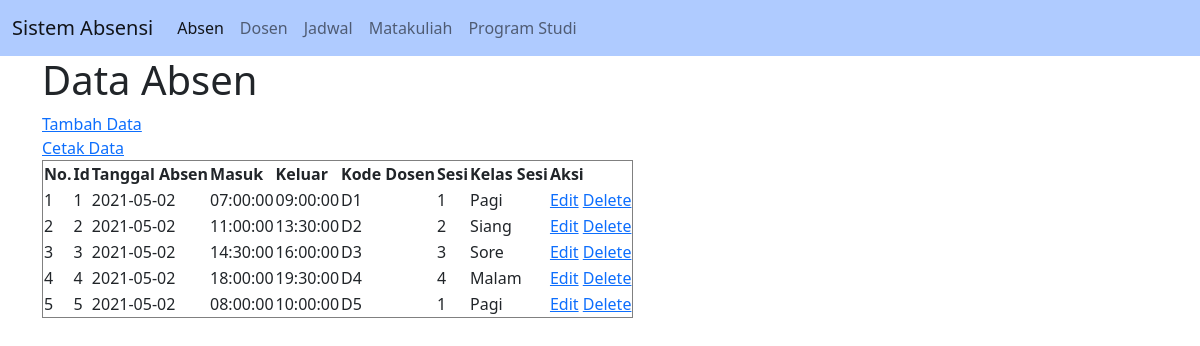
The page / on the database its author committed.
### tables this page shows
CREATE TABLE `tblabsen` (
  `idabsen` int(5) NOT NULL,
  `tglabsen` date NOT NULL,
  `masuk` time NOT NULL,
  `keluar` time NOT NULL,
  `kodedosen` varchar(5) NOT NULL,
  `sesi` char(1) NOT NULL,
  `kelassesi` varchar(8) NOT NULL
);

### connection.php (called while the page is built)
<?php
class Connection
{
	 public function get_connection()
	 {
		 $host = "localhost";
		 $database = "absensi_mahasiswa";
		 $username = "root";
		 $password = "";
		 $connect = new mysqli($host, $username, $password, $database);
		 return $connect;
	 }
}

### model.php (called while the page is built, shortened)
<?php
include 'connection.php';
class Model extends Connection
{
public function __construct()
 {
 $this->conn = $this->get_connection();
 }
public function tampil_data_absen()
{
	 $sql = "SELECT * FROM tblabsen";
	 $bind = $this->conn->query($sql);
	 while ($obj = $bind->fetch_object()) {
	 	$baris[] = $obj;
	 }
	 if(!empty($baris)){
	 	return $baris;
	 }
}
}

### index.php (the view, shortened to what this page needs)
<?php
include 'model.php';
$model = new Model();
$index = 1;
?>
<!doctype html>
<html lang="en">
<head>
    <link href="https://cdn.jsdelivr.net/npm/bootstrap@5.0.0-beta3/dist/css/bootstrap.min.css" rel="stylesheet">
</head>
<body>
<nav class="navbar navbar-expand-lg navbar-light" style="background-color: #AFCBFF;">
  <div class="container-fluid">
    <a class="navbar-brand" href="index.php">Sistem Absensi</a>
    <div class="collapse navbar-collapse" id="navbarNav">
      <ul class="navbar-nav">
        <li class="nav-item">
          <a class="nav-link active" aria-current="page" href="index.php">Absen</a>
        </li>
        <li class="nav-item">
          <a class="nav-link" href="dosen.php">Dosen</a>
        </li>
        <li class="nav-item">
          <a class="nav-link" href="jadwal.php">Jadwal</a>
        </li>
        <li class="nav-item">
          <a class="nav-link" href="mkuliah.php">Matakuliah</a>
        </li>
        <li class="nav-item">
          <a class="nav-link" href="prodi.php">Program Studi</a>
        </li>
      </ul>
    </div>
  </div>
</nav>
<div class="container">
        <h1>Data Absen</h1>
        <a href="create_absen.php">Tambah Data</a>
        <br>
        <a href="print_absen.php" target="_blank">Cetak Data</a>
        <br>
        <table border="1">
            <thead>
                <tr>
                    <th>No.</th>
                    <th>Id</th>
                    <th>Tanggal Absen</th>
                    <th>Masuk</th>
                    <th>Keluar</th>
                    <th>Kode Dosen</th>
                    <th>Sesi</th>
                    <th>Kelas Sesi</th>
                    <th>Aksi</th>
                </tr>
            </thead>
            <tbody>
                <?php
                $result = $model->tampil_data_absen();
                if (!empty($result)) {
                    foreach ($result as $data) : ?>
                        <tr>
                            <td><?= $index++ ?></td>
                            <td><?= $data->idabsen ?></td>
                            <td><?= $data->tglabsen ?></td>
                            <td><?= $data->masuk ?></td>
                            <td><?= $data->keluar ?></td>
                            <td><?= $data->kodedosen ?></td>
                            <td><?= $data->sesi ?></td>
                            <td><?= $data->kelassesi ?></td>
                            <td>
                                <a name="edit" id="edit" href="edit_absen.php?id=<?= $data->idabsen ?>">Edit</a>
                                <a name="hapus" id="hapus" href="proses.php?absen_id=<?= $data->idabsen ?>">Delete</a>
                            </td>
                        </tr>
                    <?php endforeach;
                } else { ?>
                <tr>
                    <td colspan="9">Belum ada data pada tabel absen.</td>
                </tr>
                <?php } ?>
            </tbody>
        </table>
    </div>
</body>
</html>

### rows shown on the page
tblabsen: idabsen "1", tglabsen "2021-05-02", masuk "07:00:00", keluar "09:00:00", kodedosen "D1", sesi "1", kelassesi "Pagi"
tblabsen: idabsen "2", tglabsen "2021-05-02", masuk "11:00:00", keluar "13:30:00", kodedosen "D2", sesi "2", kelassesi "Siang"
tblabsen: idabsen "3", tglabsen "2021-05-02", masuk "14:30:00", keluar "16:00:00", kodedosen "D3", sesi "3", kelassesi "Sore"
tblabsen: idabsen "4", tglabsen "2021-05-02", masuk "18:00:00", keluar "19:30:00", kodedosen "D4", sesi "4", kelassesi "Malam"
tblabsen: idabsen "5", tglabsen "2021-05-02", masuk "08:00:00", keluar "10:00:00", kodedosen "D5", sesi "1", kelassesi "Pagi"
